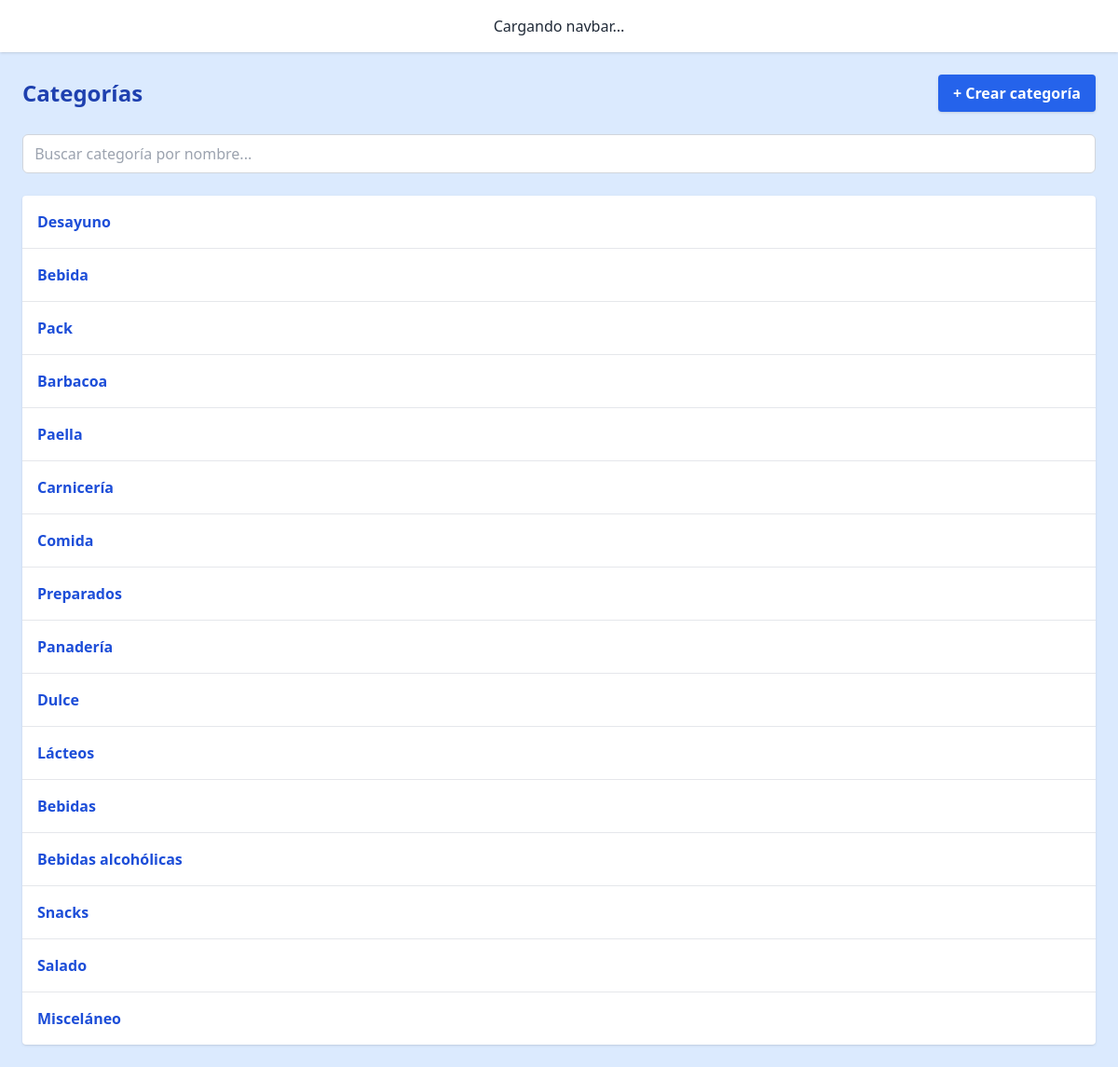
The page /category/list/ on the database as committed earlier.
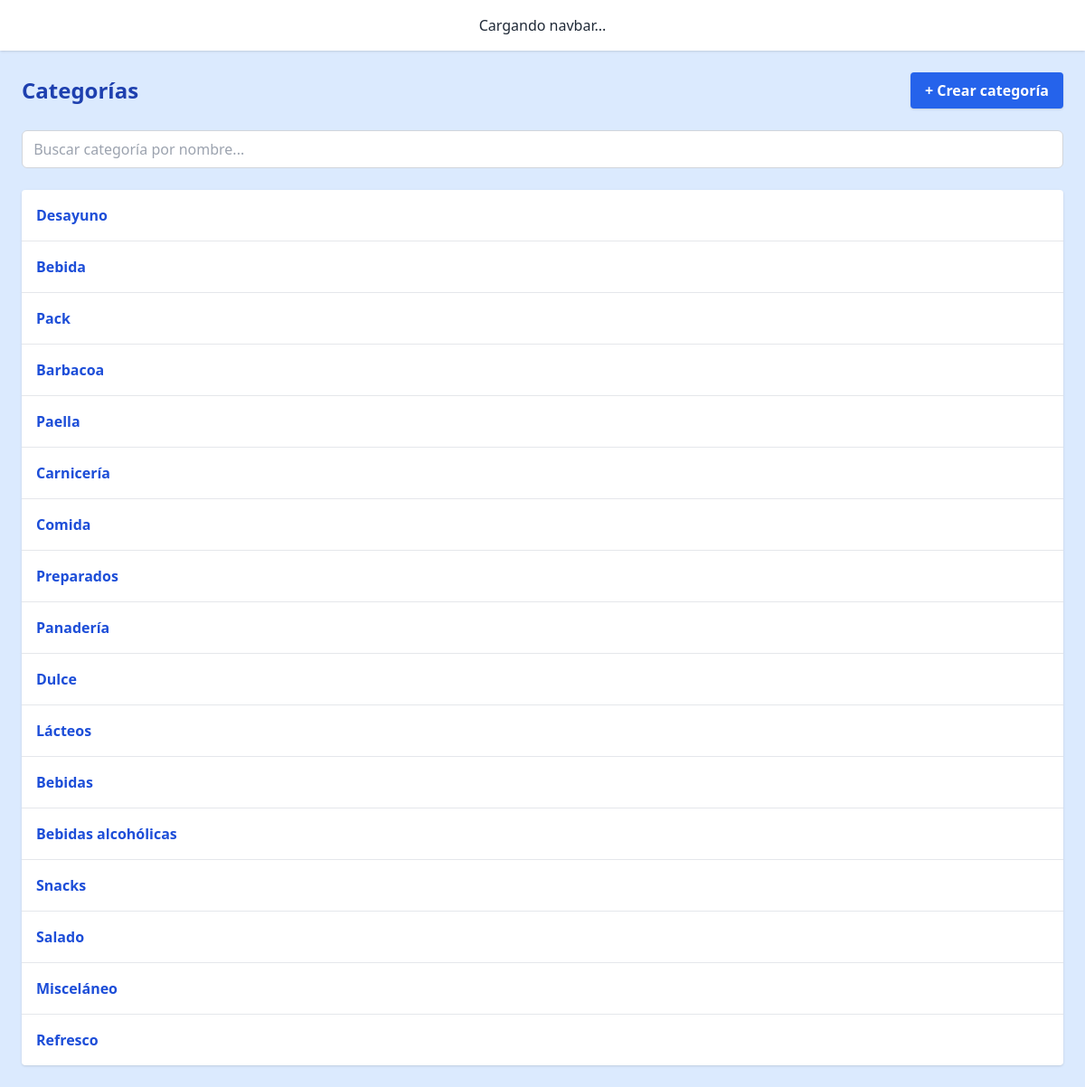
The same page on the database as committed later.
### core/models/category.py (models this page shows, shortened)
class Category(models.Model):
    name = models.CharField(max_length=100, primary_key=True)
    parent = models.ForeignKey(
        'self', null=True, blank=True,
        on_delete=models.CASCADE,
        related_name='children'
    )

### core/views.py (the view)
# urls.py: path('category/list/', category_list_view, name='category_list'),
def category_list_view(request):
    query = request.GET.get("search", "")
    categories = Category.objects.all()
    if query:
        categories = categories.filter(name__icontains=query)
    context = {
        "items": categories
    }
    if request.headers.get("HX-Request"):
        return render(request, "core/parts/category_table.html", context)
    return render(request, "core/category/category_list.html", context)

### core/templates/core/category/category_list.html
{% extends "base.html" %}
{% block content %}
<div class="flex justify-between items-center mb-6">
  <h2 class="text-2xl font-bold text-blue-800"> Categorías</h2>
  <a href="{% url 'category_create' %}/" class="bg-blue-600 hover:bg-blue-700 text-white font-semibold px-4 py-2 rounded shadow">
    + Crear categoría
  </a>
</div>
<div class="flex flex-col md:flex-row justify-between items-center mb-6 gap-4">
  <input
    type="text"
    name="search"
    placeholder=" Buscar categoría por nombre..."
    value="{{ request.GET.search }}"
    class="w-full p-2 border border-gray-300 rounded-md focus:outline-none focus:ring-2 focus:ring-blue-500"
    hx-get="{% url 'category_list' %}"
    hx-trigger="keyup changed delay:300ms"
    hx-target="#category-list"
    hx-include="[name='search']"
  >
</div>
<div id="category-list">
  {% include "core/parts/category_table.html" %}
</div>
{% endblock %}

### core/templates/core/parts/category_table.html (shortened to what this page needs)
<ul class="bg-white rounded shadow divide-y divide-gray-200">
    {% for category in items %}
      <li class="p-4 flex justify-between items-center hover:bg-gray-50 transition">
        <a href="{% url 'category_detail' category.name %}" class="text-blue-700 font-semibold">{{ category.name }}</a>
      </li>
    {% empty %}
      <li class="p-4 text-gray-500 text-center">No hay categorías registradas.</li>
    {% endfor %}
  </ul>

Rows that differ between the two databases and show on the page:
added Category: name "Refresco"
